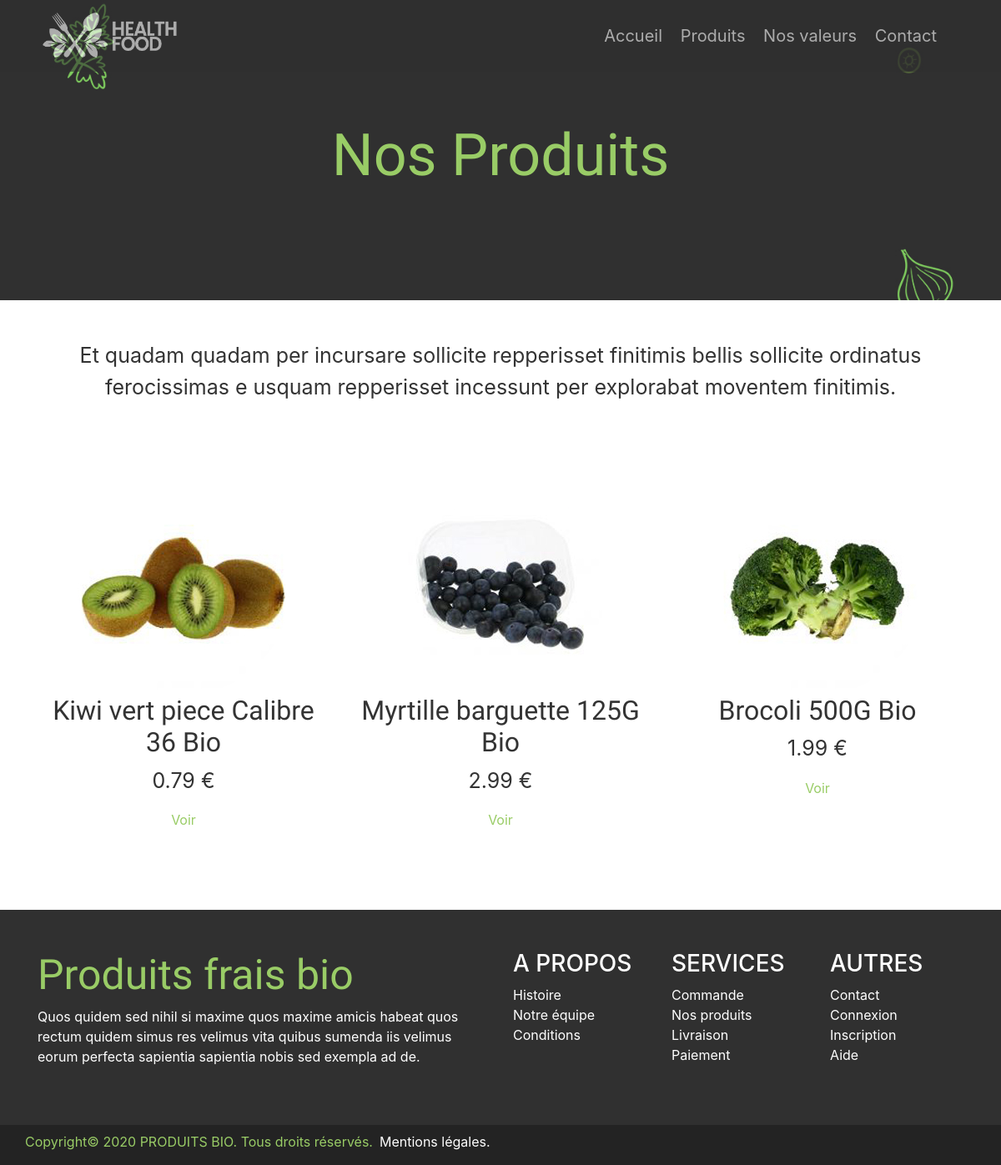
The page /produits/index.php on the database its author committed.
### tables this page shows
CREATE TABLE `davy_produits` (
  `id` bigint(20) NOT NULL,
  `nom` varchar(255) DEFAULT NULL,
  `photo` varchar(255) DEFAULT NULL,
  `description` text DEFAULT NULL,
  `prix` float DEFAULT NULL,
  `categorie` varchar(255) DEFAULT NULL,
  `origine` varchar(255) DEFAULT NULL,
  `date` date DEFAULT NULL,
  `poids` int(11) DEFAULT NULL
);

### produits/index.php (the view, shortened to what this page needs)
<?php
include '../config.php';
$chemin_page = "../";
include '../header2.php';
?>
        <div class="container mt-5">
            <p class="text-center">Et quadam quadam per incursare sollicite repperisset finitimis bellis sollicite ordinatus ferocissimas e usquam repperisset incessunt per explorabat moventem finitimis.</p>
        </div>
        <div class="container my-5">
            <div class="row my-5">
            <?php
            $result = $pdo->query("SELECT * FROM davy_produits");
            while($produit = $result->fetch(PDO::FETCH_ASSOC)){
                echo '
                <div class="col-lg-4 text-center my-5">';
                echo '
                    <img src="' . $chemin_page . $produit["photo"] . '" alt="produits bio" class="img-fluid rounded-circle">';
                echo '
                    <h2 class="font_hotel">' . $produit["nom"] . '</h2>';
                echo '
                    <p>' . $produit["prix"] . ' €</p>';
                echo '<a href="../produit/index.php?id=' . $produit['id'] . '" class="color_green">Voir</a>';
                echo '
                </div>';
            }?></div>
        </div>
<?php
include '../footer.php';
?>

### css/style.css (style rules this page uses)
body { margin: 0px; }
.font_hotel { font-family: 'Grand Hotel', cursive; }
body { color: #333333; }
.color_green { color: #99cc66; }
p { font-size: 25px; }

### rows shown on the page
davy_produits: photo (picture), nom "Kiwi vert piece Calibre 36 Bio", prix "0.79"
davy_produits: photo (picture), nom "Myrtille barguette 125G Bio", prix "2.99"
davy_produits: photo (picture), nom "Brocoli 500G Bio", prix "1.99"

### other values the page prints
$title_header "Nos Produits"
